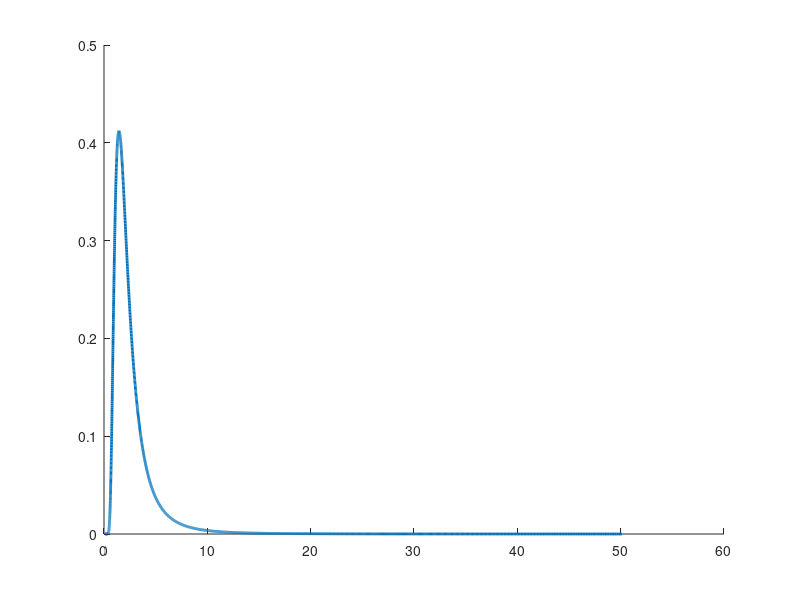

Write MATLAB code to recreate this figure. (Note: this script raises an error after producing the figure.)
% Wk02 - Planck spectrum -> Stefan-Boltzmann (numeric check)
% Author: Prof. S. Joon Kwon - SPMDL - SKKU
clear; clc;

h = 6.626e-34; c = 2.998e8; kB = 1.381e-23; SB = 5.670e-8;
lam = logspace(-7.3, -4.3, 2000);
Ts = [2000 3000 4000 5000 5778];

figure(1); hold on;
for T = Ts
    x = h*c ./ (lam*kB*T);
    B = 2*pi*h*c^2 ./ lam.^5 ./ (exp(x) - 1);
    P_num = trapz(lam, B);
    P_sb = SB * T^4;
    lam_max = 2.898e-3 / T;
    plot(lam*1e6, B/1e12, 'LineWidth', 2, ...
         'DisplayName', sprintf('T = %d K', T));
    xline(lam_max*1e6, ':', 'Color', [0.5 0.5 0.5]);
    fprintf('T=%5d K: num = %.3e, SB = %.3e, ratio = %.4f\n', ...
            T, P_num, P_sb, P_num/P_sb);
end
hold off; grid on;
set(gca, 'XScale', 'log');
xlabel('wavelength [\mum]'); ylabel('exitance [MW/m^2/\mum]');
title('Planck spectra: area = \sigmaT^4');
legend('Location','northeast');
